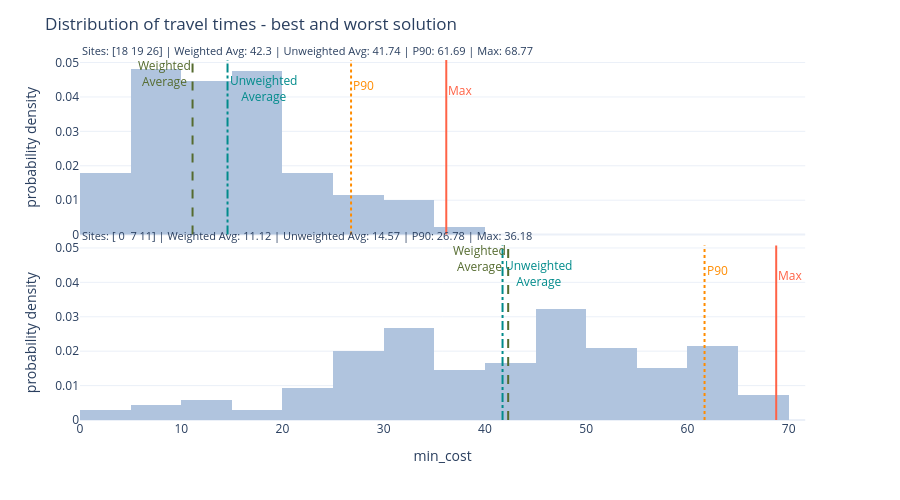

Here is the notebook cell this chart was saved with:
### Markdown cell above
Let's compare the best and worst solutions.

### Code cell
solution_3_top_1_bottom_1.plot_travel_time_distribution(
    top_n=2, title="Distribution of travel times - best and worst solution"
    )

### Figure 1 — Plotly figure (JSON) as saved in the notebook; plotly's stock layout.template omitted (floating-point values rounded to 4 significant figures; data arrays with more than 128 entries replaced by an {"elided": "..."} marker saying what was removed)
{"data": [{"bingroup": "x", "histnorm": "probability density", "hovertemplate": "label=Sites: [ 0  7 11] | Weighted Avg: 11.12 | Unweighted Avg: 14.57 | P90: 26.78 | Max: 36.18<br>min_cost=%{x}<br>probability density=%{y}<extra></extra>", "legendgroup": "", "marker": {"color": "lightsteelblue", "pattern": {"shape": ""}}, "name": "", "nbinsx": 30, "orientation": "v", "showlegend": false, "type": "histogram", "x": {"elided": "278 float values"}, "xaxis": "x2", "yaxis": "y2"}, {"bingroup": "x", "histnorm": "probability density", "hovertemplate": "label=Sites: [18 19 26] | Weighted Avg: 42.3 | Unweighted Avg: 41.74 | P90: 61.69 | Max: 68.77<br>min_cost=%{x}<br>probability density=%{y}<extra></extra>", "legendgroup": "", "marker": {"color": "lightsteelblue", "pattern": {"shape": ""}}, "name": "", "nbinsx": 30, "orientation": "v", "showlegend": false, "type": "histogram", "x": {"elided": "278 float values"}, "xaxis": "x", "yaxis": "y"}], "layout": {"annotations": [{"font": {"size": 11}, "showarrow": false, "text": "Sites: [18 19 26] | Weighted Avg: 42.3 | Unweighted Avg: 41.74 | P90: 61.69 | Max: 68.77", "textangle": 0, "x": 0, "xanchor": "left", "xref": "paper", "y": 1, "yanchor": "bottom", "yref": "paper"}, {"font": {"size": 11}, "showarrow": false, "text": "Sites: [ 0  7 11] | Weighted Avg: 11.12 | Unweighted Avg: 14.57 | P90: 26.78 | Max: 36.18", "textangle": 0, "x": 0, "xanchor": "left", "xref": "paper", "y": 0.485, "yanchor": "bottom", "yref": "paper"}, {"font": {"color": "darkolivegreen"}, "showarrow": false, "text": "Weighted<br>Average", "x": 11.12, "xanchor": "right", "xref": "x2", "y": 1, "yanchor": "top", "yref": "y2 domain", "yshift": 5}, {"font": {"color": "darkcyan"}, "showarrow": false, "text": "Unweighted<br>Average", "x": 14.57, "xanchor": "left", "xref": "x2", "y": 1, "yanchor": "top", "yref": "y2 domain", "yshift": -10}, {"font": {"color": "darkorange"}, "showarrow": false, "text": "P90", "x": 26.78, "xanchor": "left", "xref": "x2", "y": 1, "yanchor": "top", "yref": "y2 domain", "yshift": -15}, {"font": {"color": "tomato"}, "showarrow": false, "text": "Max", "x": 36.18, "xanchor": "left", "xref": "x2", "y": 1, "yanchor": "top", "yref": "y2 domain", "yshift": -20}, {"font": {"color": "darkolivegreen"}, "showarrow": false, "text": "Weighted<br>Average", "x": 42.3, "xanchor": "right", "xref": "x", "y": 1, "yanchor": "top", "yref": "y domain", "yshift": 5}, {"font": {"color": "darkcyan"}, "showarrow": false, "text": "Unweighted<br>Average", "x": 41.74, "xanchor": "left", "xref": "x", "y": 1, "yanchor": "top", "yref": "y domain", "yshift": -10}, {"font": {"color": "darkorange"}, "showarrow": false, "text": "P90", "x": 61.69, "xanchor": "left", "xref": "x", "y": 1, "yanchor": "top", "yref": "y domain", "yshift": -15}, {"font": {"color": "tomato"}, "showarrow": false, "text": "Max", "x": 68.77, "xanchor": "left", "xref": "x", "y": 1, "yanchor": "top", "yref": "y domain", "yshift": -20}], "barmode": "relative", "height": 500, "legend": {"tracegroupgap": 0}, "margin": {"t": 60}, "shapes": [{"line": {"color": "darkolivegreen", "dash": "dash"}, "type": "line", "x0": 11.12, "x1": 11.12, "xref": "x2", "y0": 0, "y1": 1, "yref": "y2 domain"}, {"line": {"color": "darkcyan", "dash": "dashdot"}, "type": "line", "x0": 14.57, "x1": 14.57, "xref": "x2", "y0": 0, "y1": 1, "yref": "y2 domain"}, {"line": {"color": "darkorange", "dash": "dot"}, "type": "line", "x0": 26.78, "x1": 26.78, "xref": "x2", "y0": 0, "y1": 1, "yref": "y2 domain"}, {"line": {"color": "tomato", "dash": "solid"}, "type": "line", "x0": 36.18, "x1": 36.18, "xref": "x2", "y0": 0, "y1": 1, "yref": "y2 domain"}, {"line": {"color": "darkolivegreen", "dash": "dash"}, "type": "line", "x0": 42.3, "x1": 42.3, "xref": "x", "y0": 0, "y1": 1, "yref": "y domain"}, {"line": {"color": "darkcyan", "dash": "dashdot"}, "type": "line", "x0": 41.74, "x1": 41.74, "xref": "x", "y0": 0, "y1": 1, "yref": "y domain"}, {"line": {"color": "darkorange", "dash": "dot"}, "type": "line", "x0": 61.69, "x1": 61.69, "xref": "x", "y0": 0, "y1": 1, "yref": "y domain"}, {"line": {"color": "tomato", "dash": "solid"}, "type": "line", "x0": 68.77, "x1": 68.77, "xref": "x", "y0": 0, "y1": 1, "yref": "y domain"}], "title": {"text": "Distribution of travel times - best and worst solution"}, "xaxis": {"anchor": "y", "domain": [0, 0.98], "title": {"text": "min_cost"}}, "xaxis2": {"anchor": "y2", "domain": [0, 0.98], "matches": "x", "showticklabels": false}, "yaxis": {"anchor": "x", "domain": [0, 0.485], "title": {"text": "probability density"}}, "yaxis2": {"anchor": "x2", "domain": [0.515, 1], "matches": "y", "title": {"text": "probability density"}}}}
